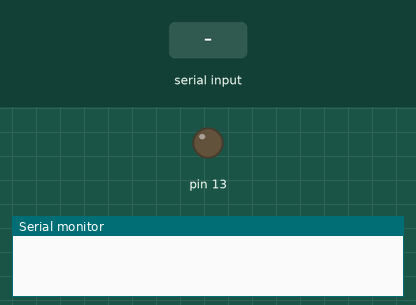
This sketch was run on a simulated Arduino Uno, built with avr-gcc and run on an emulated ATmega328P. On the bench: output pins drawn as LEDs (lit = HIGH), the last lines printed to the serial monitor. The inputs (shaded band) are chosen by the test bench.

Above: at 1.2 s.
1.3 s: "1" received over Serial
At 2.1 s:
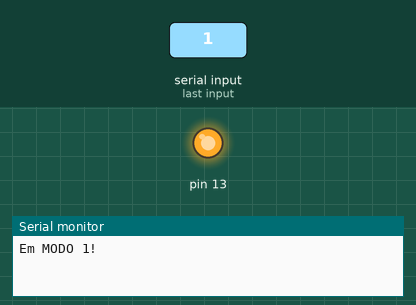
4.3 s: "0" received over Serial
At 4.6 s:
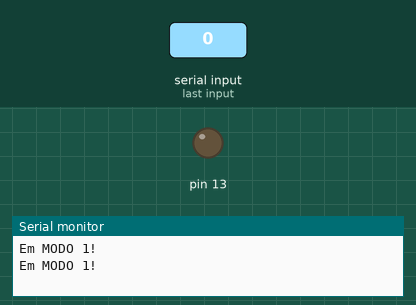
5.8 s: "2" received over Serial
At 6.9 s:
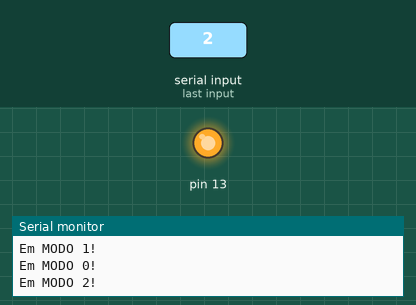
Timing chart, 0 to 12.3 s (numbered marks = the images above; inputs shaded):
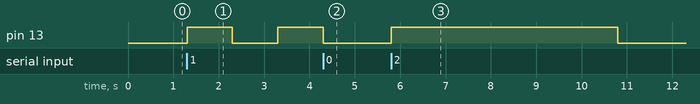

The sketch:

FACULDADE_rele_1.ino
```cpp
int modo;
char c;
int n;

void setup()
{
modo = 0;
n=0;
pinMode(13,OUTPUT);
digitalWrite(13,LOW);
Serial.begin(9600);
}


void loop()
{

if ( Serial.available()>0)
{
  c = Serial.read();
}

  if( c == '0')
  {
   Modo0();
  }

  if( c == '1')
  {
   Modo1();
  }

  if( c == '2')
  {

   Modo2();
  }


}
```

Modo0.ino
```cpp
void Modo0()
{
if ( n == 0 )
{
 n = 1;
Serial.println("Em MODO 0!");
digitalWrite(13,0);
loop();
}
}
```

Modo1.ino
```cpp
void Modo1()
{
  Serial.println("Em MODO 1!");
  n=0;
digitalWrite(13,1);
delay(1000);
digitalWrite(13,0);
delay(1000);
loop();
}
```

Modo2.ino
```cpp
void Modo2()
{
 Serial.println("Em MODO 2!");
 n=0;
digitalWrite(13,1);
delay(5000);
digitalWrite(13,0);
delay(5000);
loop();
}
```

Measured:
- after the input at 1.3 s, pin 13: LOW → HIGH at once, → LOW 1.0 s later, → HIGH 1.0 s later
- after the input at 4.3 s, pin 13: goes on until 4.3 s, then stays LOW
- after the input at 5.8 s, pin 13: LOW → HIGH at once, → LOW 5.0 s later
